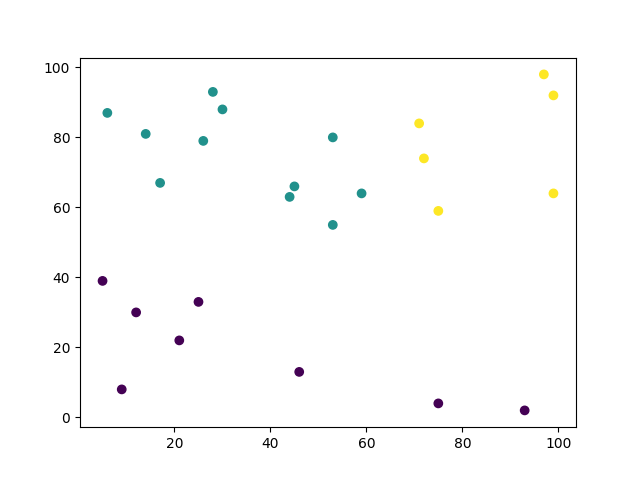

Write Python code to recreate this figure.
# init KMeans model
from sklearn.cluster import KMeans
model = KMeans(n_clusters=3)


# load libs
import numpy as np
import pandas as pd
import matplotlib.pyplot as plt


# generate random dataframe
df = pd.DataFrame({'x': np.random.randint(1, 100, 25), 'y': np.random.randint(1, 100, 25)}, columns=['x', 'y'])


# cluster
clustered = model.fit_predict(df)


# plot results
plt.scatter(df['x'], df['y'], c=clustered)
plt.savefig('kmeans_clustering.png')
plt.show()